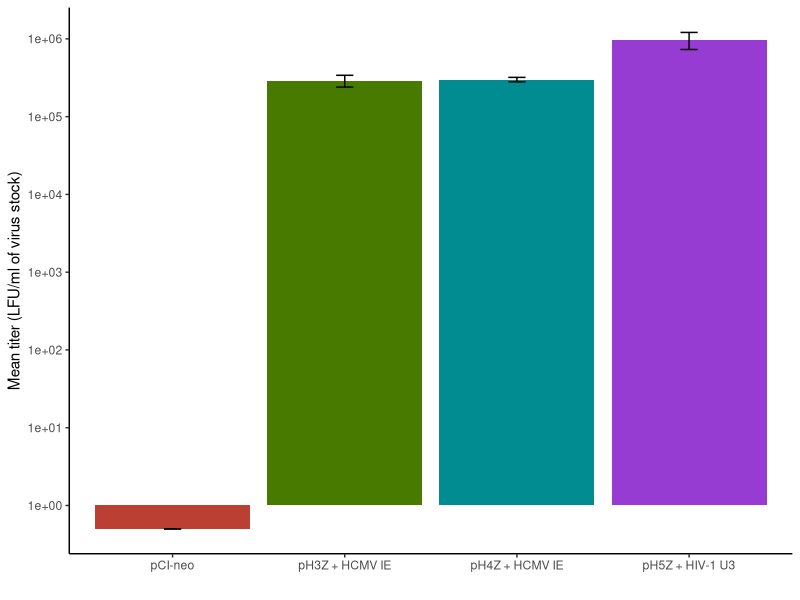
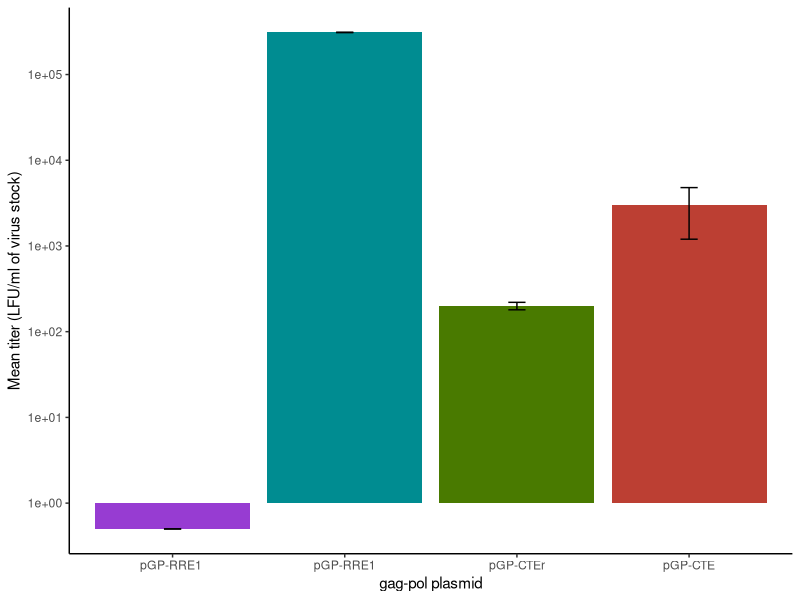
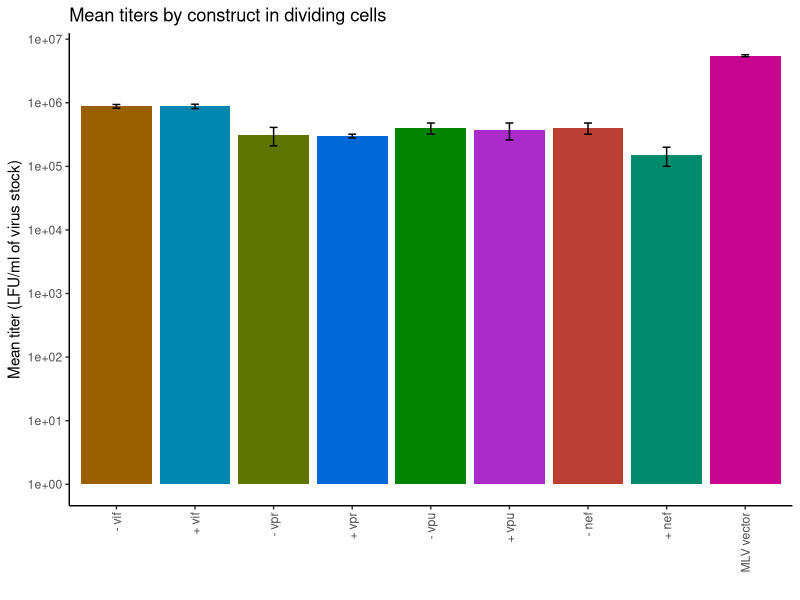
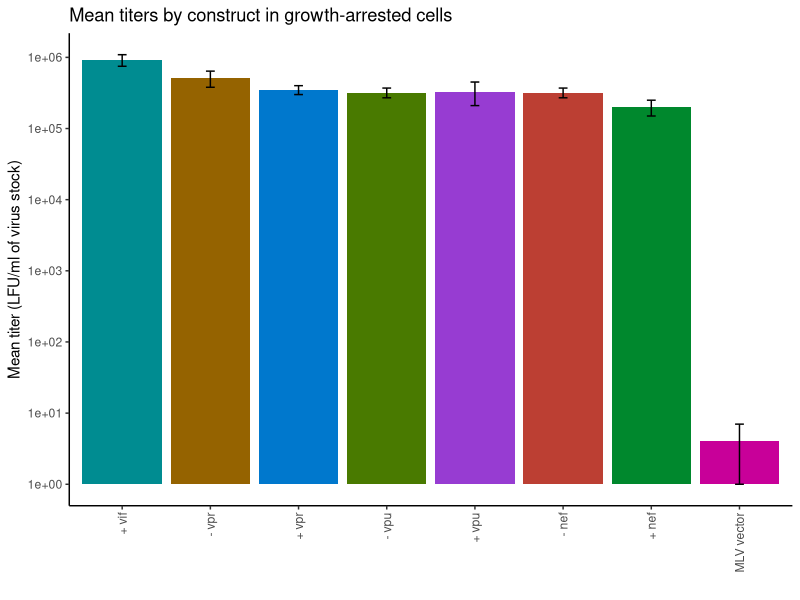

Write the R code that produced these figures, in order.
## ---- chunk 1
library(here)
library(tidyverse)
## ---- chunk 2
tat_def_vector = data.frame(Vector = c("pCI-neo", "pH5Z", "pH3Z", "pH4Z"), 
                            Promoter = c(NA, "HIV-1 U3", "HCMV IE", "HCMV IE"), 
                            Tat_expression = c(NA, 1, 1, 0), 
                            mean_titer = c(0.5, 9.7*10^5, 2.9*10^5, 3*10^5), 
                            SD = c(0, 2.4*10^5, 0.5*10^5, 0.2*10^5))

tat_def_vector
## ---- chunk 3
tat_def_vector_merged = data.frame(Vector = c("pCI-neo", "pH5Z + HIV-1 U3", "pH3Z + HCMV IE", "pH4Z + HCMV IE"), 
                            Promoter = c(NA, "HIV-1 U3", "HCMV IE", "HCMV IE"), 
                            Tat_expression = c(NA, 1, 1, 0), 
                            mean_titer = c(0.5, 9.7*10^5, 2.9*10^5, 3*10^5), 
                            SD = c(0, 2.4*10^5, 0.5*10^5, 0.2*10^5))
tat_def_vector_merged
## ---- chunk 4
ggplot(tat_def_vector_merged, aes(x = Vector, y = mean_titer, fill = Vector)) + 
  geom_col(show.legend = F) + 
  geom_errorbar(aes(ymin=mean_titer-SD,ymax=mean_titer+SD), width = 0.1) +
  theme_classic() +
  scale_y_log10(breaks = 10**(-1:7)) +
  scale_fill_hue(l=45) +
  xlab("") +
  ylab("Mean titer (LFU/ml of virus stock)")

## ---- chunk 5
rev_req = data.frame(gag_pol_plasmid = c("pGP-RRE1 ","pGP-RRE1","pGP-CTEr","pGP-CTE"),
                     Rev_expression = c(NA, 1, 1, 1),
                     RT_activity = c(4, 3400, 7, 95),
                     RT_error = c(3, 600, 1, 4),
                     mean_titer = c(0.5, 3.1*10^5, 2*10^2, 3*10^3),
                     titer_error = c(0, 0, 0.2*10^2, 1.8*10^3))
rev_req
## ---- chunk 6
ggplot(rev_req, aes(x = gag_pol_plasmid, y = mean_titer, fill = gag_pol_plasmid)) + 
  geom_col(show.legend = F) +
  geom_errorbar(aes(ymin=mean_titer-titer_error,ymax=mean_titer+titer_error), width = 0.1) +
  theme_classic() +
  scale_y_log10(breaks = 10**(-1:7)) +
  scale_x_discrete(limits = rev) +
  scale_fill_hue(l=45) +
  xlab("gag-pol plasmid") +
  ylab("Mean titer (LFU/ml of virus stock)")
## ---- chunk 7
access_genes = data.frame(gene_of_interest = c("vif", "vif","vpr", "vpr", "vpr", "vpu", "vpu", "vpu", "nef", "nef", "nef", NA),
                          expression_plasmid = c("pGP-RRE3", "pGP-RRE1", "None_vpr", "pCI-vpr_1", " pCI-vpr_3", "None_vpu", "pCI-vpu_1", "pCI-vpu_3", "None_nef", "pCMV-nef_1", "pCMV-nef_3", "MLV vector"),
                          gene_expression = c(0,1,0,1,1,0,1,1,0,1,1,NA),
                          mean_titer_div = 10^5 * c(8.8, 8.8, 3.1, 3.0, 3.2, 4.0, 3.7, 3.5, 4.0, 1.5, 1, 55),
                          mean_titer_div_error = 10^5 * c(0.6, 0.7, 1, 0.2, 0.9, 0.8, 1.1, 0.1, 0.8, 0.5, 0, 2),
                          mean_titer_nondiv = 10^5 * c(NA, 9.2, 5.1, 3.5, 3.6, 3.2, 3.3, 3, 3.2, 2, 1, 0.00004),
                          mean_titer_nondiv_error = 10^5 * c(NA, 1.7, 1.3, 0.5, 1.1, 0.5, 1.2, 0.0, 0.5, 0.5, 0.1, 0.00003))

tail(access_genes)
## ---- chunk 8
access_genes_pos_neg = access_genes[c(1:4, 6, 7, 9, 10, 12),] %>%
  mutate(comparison = case_when(gene_expression == 0 ~ paste("-", gene_of_interest),
                                gene_expression == 1 ~ paste("+", gene_of_interest),
                                T ~ expression_plasmid))
access_genes_pos_neg
## ---- chunk 9
#dividing cells

ggplot(access_genes_pos_neg, aes(x = factor(comparison, level=c('- vif', '+ vif', '- vpr', '+ vpr', '- vpu', '+ vpu', '- nef', '+ nef', 'MLV vector')), 
                         y = mean_titer_div, 
                         fill = comparison)) +
  geom_col(show.legend = F) +
  geom_errorbar(aes(ymin = mean_titer_div - mean_titer_div_error,
                    ymax = mean_titer_div + mean_titer_div_error), width = 0.1) +
  theme_classic() +
  theme(axis.text.x = element_text(angle = 90, vjust = 0.5, hjust=1)) +
  scale_y_log10(breaks = 10**(-1:7)) +
  scale_fill_hue(l=45) +
  xlab("") +
  ylab("Mean titer (LFU/ml of virus stock)") +
  ggtitle("Mean titers by construct in dividing cells")
## ---- chunk 10
#nondividing cells
#remove distracting empty bar
access_genes_no_vif_neg = access_genes_pos_neg %>%
  filter(!is.na(mean_titer_nondiv))
access_genes_no_vif_neg

ggplot(access_genes_no_vif_neg, aes(x = factor(comparison, level=c('+ vif', '- vpr', '+ vpr', '- vpu', '+ vpu', '- nef', '+ nef', 'MLV vector')),
                                 y = mean_titer_nondiv,
                                 fill = comparison)) +
  geom_col(show.legend = F) +
  geom_errorbar(aes(ymin = mean_titer_nondiv - mean_titer_nondiv_error,
                    ymax = mean_titer_nondiv + mean_titer_nondiv_error), width = 0.1) +
  theme_classic() +
  theme(axis.text.x = element_text(angle = 90, vjust = 0.5, hjust=1)) +
  scale_y_log10(breaks = 10**(-1:7)) +
  scale_fill_hue(l=45) +
  xlab("") +
  ylab("Mean titer (LFU/ml of virus stock)") +
  ggtitle("Mean titers by construct in growth-arrested cells")
